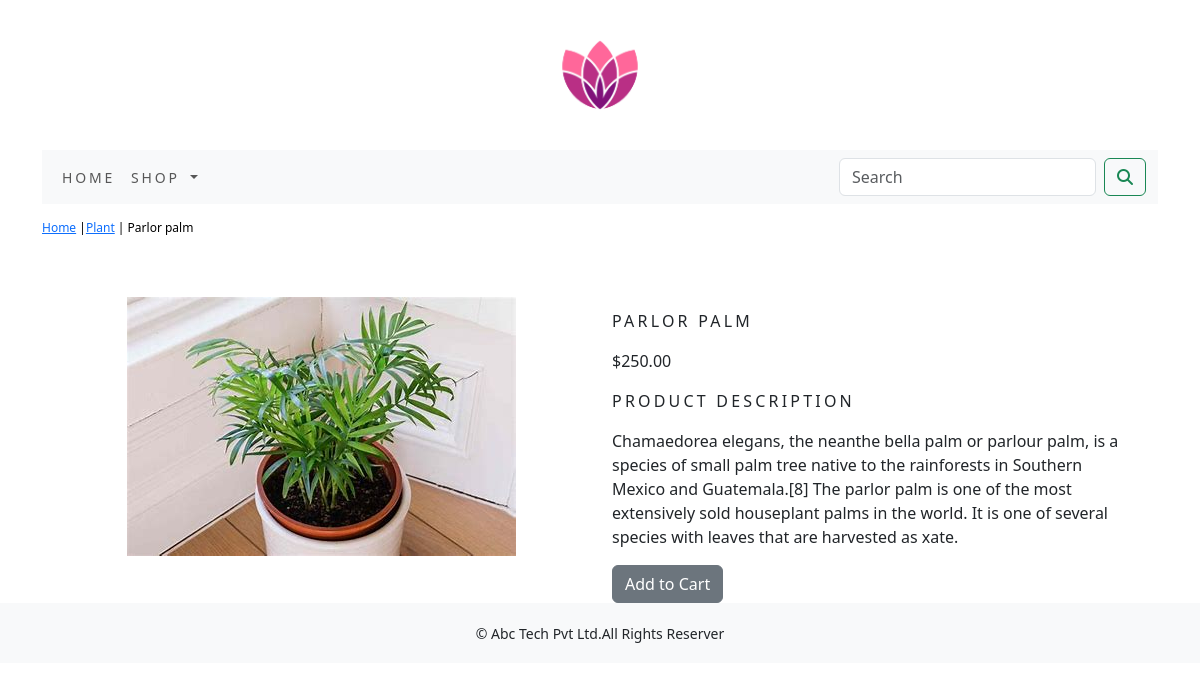
/eco1app/plant/parlor-palm/, run on the app's committed database.
### eco1app/models.py (models this page shows, shortened)
class Product(models.Model):
    name=models.CharField(max_length=250,unique=True)
    slug=models.SlugField(max_length=250,unique=True)
    desc=models.TextField(blank=True)
    price=models.DecimalField(max_digits=10,decimal_places=2)
    category=models.ForeignKey(Category,on_delete=models.CASCADE)
    img=models.ImageField(upload_to='product',blank=True)
    stock=models.IntegerField()
    available=models.BooleanField(default=True)
    created=models.DateTimeField(auto_now_add=True)
    updated=models.DateTimeField(auto_now=True)
    class Meta:
        ordering = ('name',)
        verbose_name = 'product'
        verbose_name_plural = ('products')

class Category(models.Model):
    name=models.CharField(max_length=250,unique=True)
    slug=models.SlugField(max_length=250,unique=True)
    desc=models.TextField(blank=True)
    img=models.ImageField(upload_to='category',blank=True)
    class Meta:
        ordering=('name',)
        verbose_name='category'
        verbose_name_plural='categories'
    def get_url(self):
        return reverse('eco1app:products_by_category',args=[self.slug])
    def __str__(self):
        return '{}'.format(self.name)

### eco1app/views.py (the view)
# urls.py: path('<slug:c_slug>/<slug:product_slug>/',views.proDetail,name='prodCatdetail')
def proDetail(request,c_slug,product_slug):
    try:
        product=Product.objects.get(category__slug=c_slug,slug=product_slug)
    except Exception as e:
        raise e
    return render(request,'product.html',{'product':product})

### cartapp/context_processors.py (called while the page is built)
def counter(request):
    item_count=0
    if 'admin' in request.path:
        return {}
    else:
        try:
            cart=Cart.objects.filter(cart_id=_cart_id(request))
            cart_items=cartitem.objects.all().filter(cart=cart[:1])
            for cart_item in cart_items:
                item_count += cart_item.quantity
        except Cart.DoesNotExist:
            item_count =0
    return dict(item_count=item_count)

### cartapp/views.py (called while the page is built)
def _cart_id(request):
    cart=request.session.session_key
    if not cart:
        cart=request.session.create()
    return cart

### eco1app/context_processors.py (called while the page is built)
def menu_links(request):
    links=Category.objects.all()
    return dict(links=links)

### templates/product.html (shortened to what this page needs)
{% extends 'base.html' %}
{% load static %}
{% block content %}
<div class="row my_prod_row_class">
    <div class="mx-auto">
        <p><a href="{% url 'eco1app:allProdCat' %}">Home</a> |<a href="{{product.category.get_url}}">{{product.category}}</a> | {{product.name}}</p>
    </div>
</div>
<div class="container">
<br>
<div class="row">
    <div class="col-12 col-sm-12 col-md-12 col-lg-6 text-center">
        <div style="min-width:18rem;">
            <img src="{{product.img.url}}" alt="{{product.name}}">
        </div>
    </div>
        <div class="col-12 col-sm-12 col-md-12 col-lg-6">
            <div>
            <h1 class="my_prod_title">{{product.name}}</h1>
            <p>${{product.price}}</p>
            <p class="my_title">Product Description</p>
            <p class="text-justify my_prod_text">{{product.desc}}</p>
            {% if product.stock <= 0 %}
            <p class="text-justify my_prod_text"><b>Out of stock</b></p>
            {% else %}
            <a class="btn btn-secondary" href="{% url 'cartapp:add_cart' product.id %}">Add to Cart</a>
            {% endif %}
            </div>
        </div>
    </div>
</div>
{% endblock %}

### static/css/custom.css (style rules this page uses)
body { font-family: 'Roboto', sans-serif; }
.my_title { font-size:16px; text-transform:uppercase; letter-spacing:.2em; }
.my_prod_row_class { padding-top:15px; padding-bottom:20px; }
.my_prod_row_class .mx-auto { color:#000; font-size:12px; text-decoration:none; }
.my_prod_title { font-size:16px; text-transform:uppercase; letter-spacing:.2em; padding-top:15px; padding-bottom:10px; }
.my_prod_text { padding-right:20px; }

### data on the page
Product: category "Plant", name "Parlor palm", img (picture), name "PARLOR PALM", price "250.00", desc "Chamaedorea elegans, the neanthe bella palm or parlour palm, is a species of small palm tree native to the rainforests in Southern Mexico and Guatemala.[8] The parlor palm is one of the most extensively sold houseplant palms in the world. It is one of several species with leaves that are harvested as xate."
